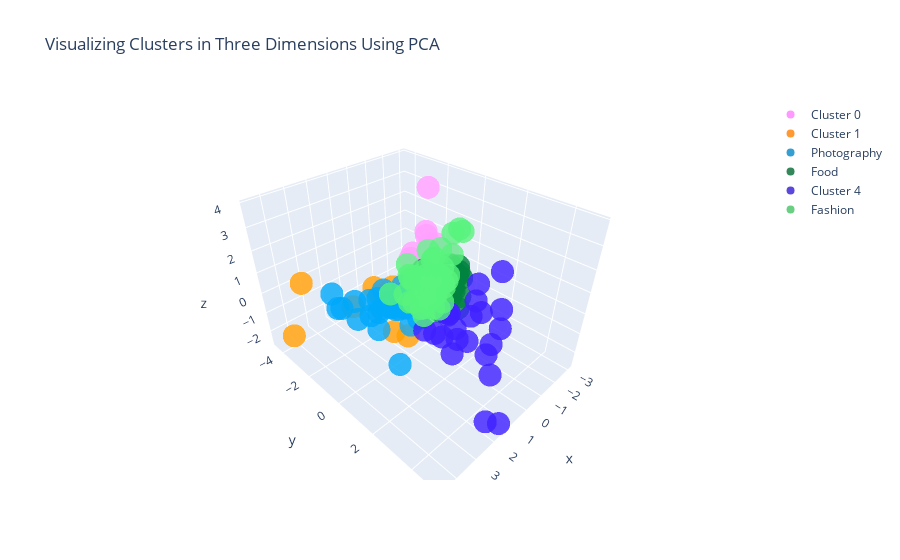

The notebook cell this image was saved under:
### Code cell
#trace1 is for 'Cluster 0'
trace1 = go.Scatter3d(
                    x = cluster0["PC1_3d"],
                    y = cluster0["PC2_3d"],
                    z = cluster0["PC3_3d"],
                    mode = "markers",
                    name = "Cluster 0",
                    marker = dict(color = 'rgba(255, 128, 255, 0.8)'),
                    text = None)

#trace2 is for 'Cluster 1'
trace2 = go.Scatter3d(
                    x = cluster1["PC1_3d"],
                    y = cluster1["PC2_3d"],
                    z = cluster1["PC3_3d"],
                    mode = "markers",
                    name = "Cluster 1",
                    marker = dict(color = 'rgba(255, 128, 2, 0.8)'),
                    text = None)

#trace3 is for 'Cluster 2'
trace3 = go.Scatter3d(
                    x = cluster2["PC1_3d"],
                    y = cluster2["PC2_3d"],
                    z = cluster2["PC3_3d"],
                    mode = "markers",
                    name = "Photography",
                    marker = dict(color = 'rgba(0, 135, 200, 0.8)'),
                    text = None)

#trace4 is for 'Cluster 3'
trace4 = go.Scatter3d(
                    x = cluster3["PC1_3d"],
                    y = cluster3["PC2_3d"],
                    z = cluster3["PC3_3d"],
                    mode = "markers",
                    name = "Food",
                    marker = dict(color = 'rgba(0, 105, 50, 0.8)'),
                    text = None)

#trace5 is for 'Cluster 4'
trace5 = go.Scatter3d(
                    x = cluster4["PC1_3d"],
                    y = cluster4["PC2_3d"],
                    z = cluster4["PC3_3d"],
                    mode = "markers",
                    name = "Cluster 4",
                    marker = dict(color = 'rgba(50, 25, 210, 0.8)'),
                    text = None)

#trace6 is for 'Cluster 5'
trace6 = go.Scatter3d(
                    x = cluster5["PC1_3d"],
                    y = cluster5["PC2_3d"],
                    z = cluster5["PC3_3d"],
                    mode = "markers",
                    name = "Fashion",
                    marker = dict(color = 'rgba(70, 195, 100, 0.8)'),
                    text = None)

data = [trace1, trace2, trace3, trace4, trace5, trace6]

title = "Visualizing Clusters in Three Dimensions Using PCA"

layout = dict(title = title,
              xaxis= dict(title= 'PC1',ticklen= 5,zeroline= False),
              yaxis= dict(title= 'PC2',ticklen= 5,zeroline= False)
             )

fig = dict(data = data, layout = layout)

iplot(fig)

### Figure 1 — Plotly figure (JSON) as saved in the notebook; plotly's stock layout.template omitted (floating-point values rounded to 4 significant figures)
{"data": [{"marker": {"color": "rgba(255, 128, 255, 0.8)"}, "mode": "markers", "name": "Cluster 0", "type": "scatter3d", "x": [-0.9542, -0.867, -1.183, 0.3302, -1.069, -1.796, -1.046, -0.505], "y": [-1.016, -0.7205, -1.164, -0.6364, -1.151, -0.5587, -0.5678, -1.376], "z": [1.912, 1.658, 3.877, 1.524, 2.001, 0.9713, 1.656, 1.111]}, {"marker": {"color": "rgba(255, 128, 2, 0.8)"}, "mode": "markers", "name": "Cluster 1", "type": "scatter3d", "x": [1.228, -0.09007, -0.04003, 3.153, 2.288, 1.369, 1.305, 0.8485, 4.563], "y": [0.1024, -2.04, -2.174, -4.45, -2.057, -0.5861, -1.458, -2.414, -3.136], "z": [-1.494, -1.589, -0.7726, -0.1469, -0.5768, -1.592, -0.1879, -0.4992, -1.428]}, {"marker": {"color": "rgba(0, 135, 200, 0.8)"}, "mode": "markers", "name": "Photography", "type": "scatter3d", "x": [2.051, 2.05, 3.023, 2.332, 3.472, 1.469, 0.4314, 0.9211, 1.998, 2.279, 3.216, 1.629, 1.78, 1.827, 1.561, 1.373, 1.238, 2.165, 1.722, 1.724, 1.853, 1.329, 0.3394, 1.963, 0.71, 1.738, 1.909, 0.7461], "y": [0.4736, -0.7498, -1.765, -1.728, -1.348, 0.9634, 0.4962, -0.4313, -1.27, -1.921, -2.052, -0.4203, -1.026, -0.3209, -0.02236, -0.3285, -0.0001244, -1.05, 0.8052, -0.4478, -0.7172, -1.196, -0.6329, 0.2212, -0.7106, -0.2882, -0.8597, -0.4303], "z": [-2.287, -1.173, -0.1102, -1.036, 0.3618, 0.04835, 0.6394, -0.05811, 0.01646, -0.2369, 0.5459, 0.5817, -0.5988, 0.314, -0.001534, 0.1748, -0.1019, -0.5548, -0.2248, 0.004402, -0.1873, 0.2208, 0.4908, 0.3486, 0.3521, 0.03694, 0.2788, -0.353]}, {"marker": {"color": "rgba(0, 105, 50, 0.8)"}, "mode": "markers", "name": "Food", "type": "scatter3d", "x": [-1.493, -1.459, -1.649, -1.621, -1.597, -2.313, -1.343, -2.069, -2.512, -2.82, -2.827, -2.933, -2.786, -2.541, -1.467, -1.59, -1.761, -3.058, -2.08, -2.162, -2.259, -1.679, -2.302, -1.67, -2.768, -2.159, -2.868, -2.881], "y": [-0.2658, 0.01529, -0.2661, -0.4029, -1.155, -0.6372, -0.7052, -0.381, -0.5334, -0.5585, -0.8542, -0.8986, -1.093, -1.015, -0.1089, -1.814, -0.8695, -1.126, -0.3865, -0.6157, -0.8311, -0.162, -0.2909, -0.2988, -0.4809, -0.09931, -1.034, -0.7947], "z": [-0.7665, -0.6204, -0.01273, -0.2404, -1.298, -1.188, -0.0961, -0.1548, -0.589, -1.913, -0.7747, -0.9148, -2.174, -0.2164, -0.002916, -0.4246, -2.4, -1.962, -0.953, -1.083, -1.003, -0.01089, -0.1236, -0.5844, -0.7939, -2.017, -0.745, -0.3259]}, {"marker": {"color": "rgba(50, 25, 210, 0.8)"}, "mode": "markers", "name": "Cluster 4", "type": "scatter3d", "x": [2.024, 1.203, 0.1859, 0.6428, 1.39, -0.2973, 0.8929, 1.567, 0.4, -0.09252, 0.5368, 0.2079, 0.08117, 0.2998, -0.2633, 0.3003, -0.1866, 0.1851, 0.5079, 0.08209, -0.4535, -0.09568, 0.02196], "y": [4.803, 2.468, 2.647, 2.216, 4.965, 3.406, 1.66, 1.382, 3.717, 3.587, 0.9438, 1.316, 1.288, 3.533, 2.101, 1.299, 2.62, 3.294, 1.648, 2.265, 2.142, 3.375, 1.586], "z": [-2.071, -0.9425, 1.822, -0.7278, -2.586, 0.8486, -0.7991, -0.2189, -1.738, 0.1775, -1.267, -0.306, -0.2977, -0.3719, -0.1777, -0.1347, 0.3337, -1.12, 0.1344, -1.154, 0.4862, 2.544, -0.9409]}, {"marker": {"color": "rgba(70, 195, 100, 0.8)"}, "mode": "markers", "name": "Fashion", "type": "scatter3d", "x": [0.6345, -0.3381, -0.8305, 0.2775, -0.9629, 0.07255, 0.2297, 0.4073, -1.299, 1.214, -1.037, -0.7665, 0.4943, -0.06065, -0.04039, -0.03665, 0.4157, 0.5727, -0.3611, 0.9221, -0.9244, -0.2441, -1.162, -0.5173, -0.6229, -0.7999, 0.4016, -0.934, 0.03242, -0.471, 0.08549, -0.04925, -0.3196, 0.5505, -0.6588, 0.2787, -1.024, -0.5416, 0.7513, 0.38, 0.1559, 0.1562, 0.5208, -0.5159, 0.1094, 0.7791, -0.1487, 0.229, 0.2004, -1.127, 0.4098, 0.6843, 0.3688, -0.402], "y": [0.2618, 0.006428, -0.05866, -0.8784, -0.644, -1.263, -0.3693, 0.8896, 0.1086, -0.9078, -0.07042, 0.1066, 0.4799, -0.2285, 0.0278, 0.1895, 0.2844, 0.729, -0.1278, 0.1338, 0.7458, 0.6351, 0.7216, -0.2524, -0.931, -0.06929, -0.6474, 0.22, -0.7002, -0.4453, 0.2741, 1.182, -0.4928, -0.4903, 0.5337, 0.1483, 0.007164, -0.0838, 0.3893, 0.1804, 0.0599, 0.8154, 0.418, 0.07382, -0.0924, 1.081, 0.3497, 0.853, -0.8011, -0.758, 0.2818, -0.07835, 0.2773, -0.5114], "z": [0.3263, 1.537, 0.2557, 1.112, 0.1196, -0.678, 0.6802, 0.8967, 2.305, 0.1116, -0.06385, 0.9505, 0.3752, 0.2833, -0.4106, 0.07921, 1.437, 0.8709, 0.2626, 0.08348, 2.871, -0.2604, 2.667, 1.244, -0.7272, 0.4784, -0.6008, 0.266, 0.5036, 1.635, 0.8859, 2.305, -0.09995, 0.9014, 0.8159, -0.1323, -0.201, -0.2073, -0.1799, -0.8583, 0.6215, -0.2956, 0.06186, 0.7791, -0.2157, 0.2314, 0.01345, 2.538, 0.4439, 0.05055, 0.494, 0.8277, 0.1518, 0.4373]}], "layout": {"title": {"text": "Visualizing Clusters in Three Dimensions Using PCA"}, "xaxis": {"ticklen": 5, "title": {"text": "PC1"}, "zeroline": false}, "yaxis": {"ticklen": 5, "title": {"text": "PC2"}, "zeroline": false}}}
